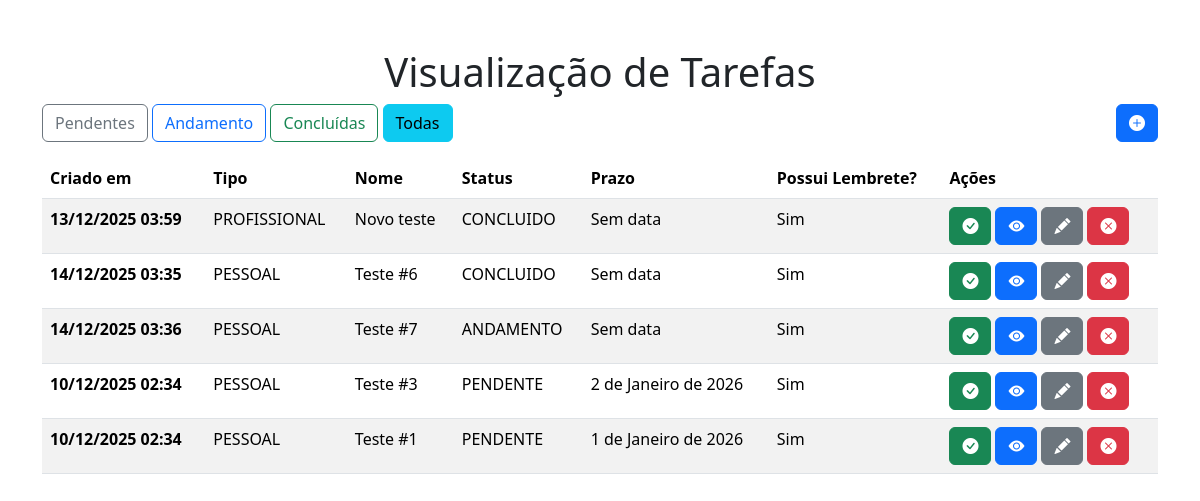
The page /tarefas/visualizar-tarefas/ on the database its author committed.
### tarefas/models.py (models this page shows, shortened)
class Tarefa(models.Model):
    tipo = models.CharField(max_length=12, choices=TipoEnum.choices, default=TipoEnum.PESSOAL)
    criado_em = models.DateTimeField(auto_now_add=True)
    nome = models.CharField(max_length=120)
    prioridade =models.CharField(max_length=9, choices=PrioridadeEnum.choices, default=PrioridadeEnum.NORMAL)
    status = models.CharField(max_length=9, choices=StatusEnum.choices, default=StatusEnum.PENDENTE)
    concluido_em = models.DateTimeField(null=True, blank=True)
    prazo = models.DateField(null=True, blank=True)
    com_lembrete = models.BooleanField(default=True)
    criador = models.ForeignKey(CustomUser, on_delete=models.CASCADE, null=True, blank=True)

### tarefas/views.py (the view)
# urls.py: path('visualizar-tarefas/', views.visualizar_tarefas, name='visualizar_tarefas'),
def visualizar_tarefas(request):
    status = request.GET.get('status')
    tarefas = Tarefa.objects.annotate(
        tarefa_classificada = Case(
            When(prioridade=PrioridadeEnum.URGENTE, then=1),
            When(prioridade=PrioridadeEnum.NORMAL, then=2),
            When(prioridade=PrioridadeEnum.BAIXO, then=3),
            When(prazo__isnull=False, then=4),
            default=5,
            output_field=IntegerField()
        )
    ).order_by('tarefa_classificada', 'prazo')
    if status and (obter_string_status_enum(status) is not None):
        tarefas = tarefas.filter(status=obter_string_status_enum(status))
    else:
        status = 'todas'
    context = {
        'tarefas': tarefas,
        'form': TarefaForm(),
        'status': status
    }
    return render(request, 'tarefas/visualizar_tarefas.html', context=context)

### tarefas/templates/tarefas/visualizar_tarefas.html (shortened to what this page needs)
{% extends 'base.html' %}
{% block content %}
  <h1 class="text-center">Visualização de Tarefas</h1>
  <div class="botoes-de-acao d-flex justify-content-between">
    <div class="botoes-filtro">
      <a {% if request.GET.status == 'pendente' %}class="btn btn-secondary" {% else %}class="btn btn-outline-secondary"{% endif %} href="?status=pendente">Pendentes</a>
      <a {% if request.GET.status == 'andamento' %} class="btn btn-primary"{% else %} class="btn btn-outline-primary" {% endif %} href="?status=andamento">Andamento</a>
      <a {% if request.GET.status == 'concluido' %} class="btn btn-success" {% else %} class="btn btn-outline-success" {% endif %} href="?status=concluido">Concluídas</a>
      <a {% if status == 'todas' %} class="btn btn-info" {% else %} class="btn btn-outline-info" {% endif %} href="?status=todas">Todas</a>
    </div>
    <div class="botao-adicao">
      <a class="btn btn-primary" href="#" data-bs-toggle="modal" data-bs-target="#modalCriarTarefa"><i class="bi bi-plus-circle-fill"></i></a>
    </div>
  </div>
  <table class="table table-striped table-hover mt-3">
    <thead>
      <tr>
        <th scope="col">Criado em</th>
        <th scope="col">Tipo</th>
        <th scope="col">Nome</th>
        <th scope="col">Status</th>
        <th scope="col">Prazo</th>
        <th scope="col">Possui Lembrete?</th>
        <th scope="col">Ações</th>
      </tr>
    </thead>
    <tbody>
        {% for tarefa in tarefas %}
      <tr>
        <th scope="row">{{ tarefa.criado_em|date:"d/m/Y H:i" }}</th>
        <td>{{ tarefa.tipo }}</td>
        <td>{{ tarefa.nome }}</td>
        <td>{{ tarefa.status }}</td>
        <td>{{ tarefa.prazo|default:"Sem data" }}</td>
        <td>{% if tarefa.com_lembrete %}Sim{% else %}Não{% endif %}</td>
        <td >
            <div class="d-flex gap-1">
            <a href="{% url 'concluir_tarefa' tarefa.id %}" class="btn btn-success disable-on-submit">
              <i class="bi bi-check-circle-fill"></i>
            </a>
            <a href="#" class="btn btn-primary disable-on-submit" data-tarefa-id="{{ tarefa.id }}" data-bs-toggle="modal" data-bs-target="#modalVisualizacaoConfirmarAcao">
              <i class="bi bi-eye-fill"></i>
            </a>
            <a href="#" class="btn btn-secondary" data-tarefa-id="{{ tarefa.id }}" data-bs-toggle="modal" data-bs-target="#modalEdicaoTarefa">
              <i class="bi bi-pencil-fill"></i>
            </a>
            <a href="#" class="btn btn-danger disable-on-submit abrirModalExclusao" data-tarefa-id="{{ tarefa.id }}" data-bs-toggle="modal" data-bs-target="#modalVisualizacaoConfirmarAcao">
              <i class="bi bi-x-circle-fill"></i>
            </a>
            </div>
        </td>
      </tr>
      {% empty %}
      <tr>
        <td colspan=7 class="text-center">Não existem tarefas cadastradas com as especificações selecionadas</td>
      </tr>
      {% endfor %}
    </tbody>
  </table>
{% endblock %}

### rows shown on the page
Tarefa: criado_em "13/12/2025 03:59", tipo "PROFISSIONAL", nome "Novo teste", status "CONCLUIDO", prazo "Sem data", com_lembrete "Sim"
Tarefa: criado_em "14/12/2025 03:35", tipo "PESSOAL", nome "Teste #6", status "CONCLUIDO", prazo "Sem data", com_lembrete "Sim"
Tarefa: criado_em "14/12/2025 03:36", tipo "PESSOAL", nome "Teste #7", status "ANDAMENTO", prazo "Sem data", com_lembrete "Sim"
Tarefa: criado_em "10/12/2025 02:34", tipo "PESSOAL", nome "Teste #3", status "PENDENTE", prazo "2 de Janeiro de 2026", com_lembrete "Sim"
Tarefa: criado_em "10/12/2025 02:34", tipo "PESSOAL", nome "Teste #1", status "PENDENTE", prazo "1 de Janeiro de 2026", com_lembrete "Sim"
